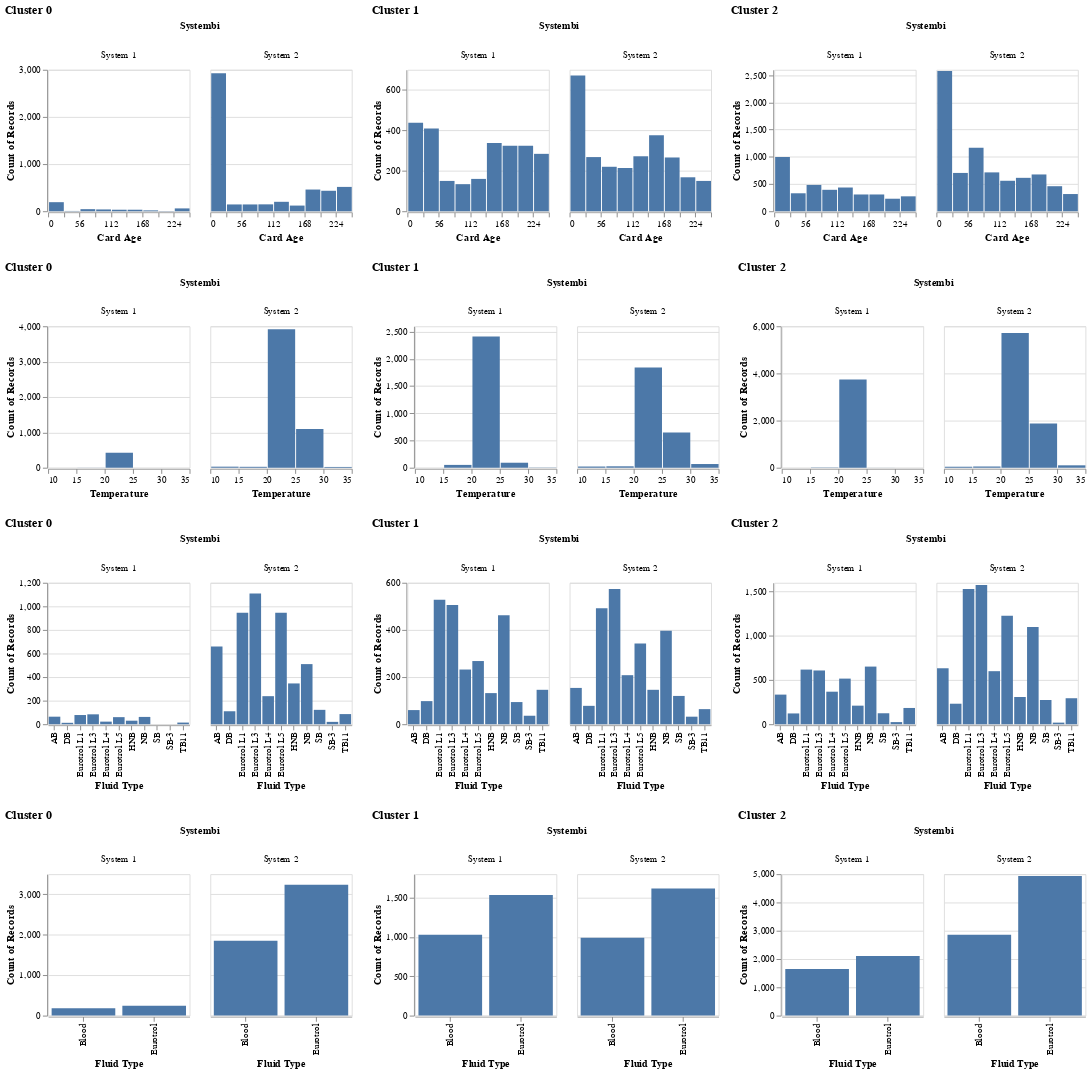

The cell this chart's notebook holds for it:
### Code cell
# Plot the feature distribution
plot_sensor_data(B_cal_window_zero, y_pred)
